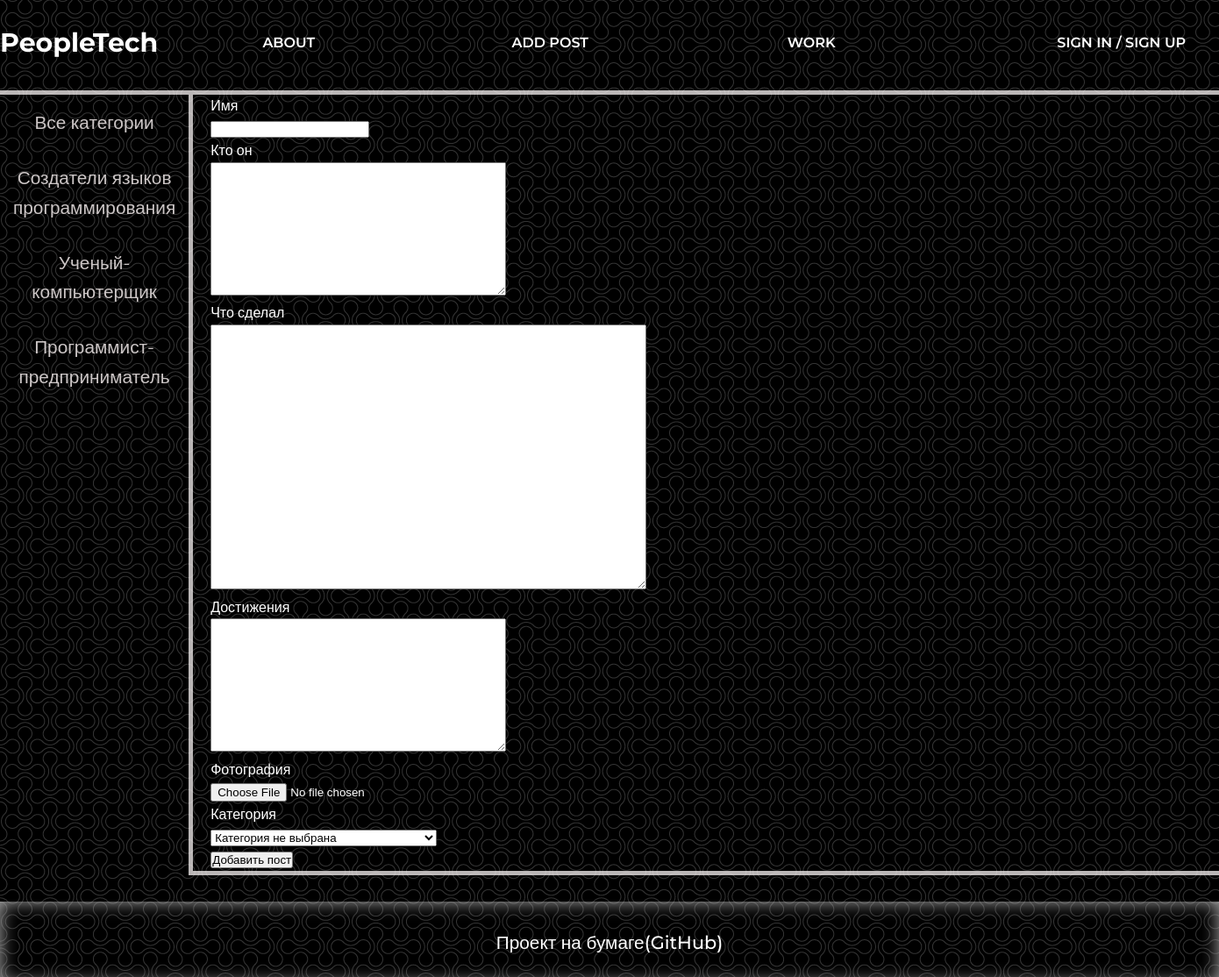
Page /add_post on the committed database.
### people_it/models.py (models this page shows)
class Category(models.Model):
    name = models.CharField(max_length=255, db_index=True)
    slug = models.SlugField(max_length=255, unique=True, db_index=True)
    def get_absolute_url(self):
        return reverse('categories', kwargs={'cat_slug': self.slug})
    def __str__(self):
        return self.name
    class Meta:
        verbose_name = "Категории"
        verbose_name_plural = "Категории"

### people_it/views.py (the view)
# urls.py: path('add_post', AddPost.as_view(), name='add_post'),
class AddPost(DataMixin, CreateView):
    form_class = AddPostForm
    template_name = 'people_it/add_post.html'
    context_object_name = 'form'
    def get_context_data(self, **kwargs):
        context = super().get_context_data(**kwargs)
        add_context = self.get_user_context(title="Создание поста", cat_selected=None)
        return dict(list(context.items()) + list(add_context.items()))

### people_it/forms.py (shortened to what this page needs)
class AddPostForm(forms.ModelForm):
    def __init__(self, *args, **kwargs):
        super().__init__(*args, **kwargs)
        self.fields['cat'].empty_label = "Категория не выбрана"
    class Meta:
        model = PeopleIt
        fields = ("name", "who_is", "what_did","achievements", "photo", "cat")
        widgets = {
            'name': forms.TextInput(attrs={"class":"form_input"}),
            'what_did': forms.Textarea(attrs={"cols":60, "rows":20})
        }

### people_it/utils.py (called while the page is built)
    def get_user_context(self, **kwargs):
        context = kwargs
        context["menu"] = menu
        if 'cat_selected' not in context:
            context['cat_selected'] = "all-categories"
        context["cats"] = Category.objects.all()
        return context

### people_it/templates/people_it/add_post.html (shortened to what this page needs)
{% extends "people_it/base.html" %}
{% block content %}
<div class="form_body">
    <form action="{% url 'add_post' %}" method="POST", enctype="multipart/form-data">
        {% for form_item in form %}
            <label for="{{ form_item.if_for_label }}" class="form_label">{{ form_item.label }} </label><p class="form_content">{{form_item}}</p>
        {% endfor %}
        <button type="submit" class="btn_submit">Добавить пост</button>
    </form>
</div>
{% endblock %}

### people_it/templates/people_it/base.html (shortened to what this page needs)
{% load static %}
<!DOCTYPE html>
<html lang="en">
<head>
    <link rel="stylesheet" href="{% static 'people_it/css/FirstCss.css' %}">
</head>
<body>
<div class="wrapper">
    <div class="content">
        <header class="header">
            <div class="container">
                <div class="header_inner">
                    <a href ='{% url "home" %}' class="header_logo">PeopleTech</a>
                    <nav class="header_nav">
                        {% block menu %}
                        {% for menu in menu %}
                        <div class="header_items"><a href="{% url menu.url_name %}" class="header_links">{{ menu.name }}</a></div>
                        {% endfor %}
                        {% if user.is_authenticated %}
                            <div class="header_last_item">{{user.username }} / <a href="{% url 'logout' %}" class="header_links">LogOut</a></div>
                        {% else %}
                            <div class="header_last_item"><a href="{% url 'login' %}" class="header_links">Sign In</a> / <a href="{% url 'register' %}" class="header_links">Sign Up</a></div>
                        {% endif %}
                        {% endblock %}
                    </nav>
                </div>
            </div>
        </header>
        <div class="container">
            <div class="content_inner">
                <nav class="content_cats">
                {% block categories %}
                {% if cat_selected == "all-categories" %}
                    <div class="cats_items"><div class="cats_selected">Все категории</div></div>
                {% else %}
                    <div class="cats_items"><a href="{% url 'home' %}" class="cats_links">Все категории</a></div>
                {% endif %}
                {% for cat in cats %}
                {% if cat_selected == cat %}
                    <div class="cats_items"><div class="cats_selected">{{cat.name}}</div></div>
                {% else %}
                    <div class="cats_items"><a href="{{ cat.get_absolute_url }}" class="cats_links">{{cat.name}}</a></div>
                {% endif %}
                {% endfor %}
                {% endblock %}
                </nav>
                <div class="content_posts">
                {% block content %}
                {% endblock %}
                </div>
            </div>
        </div>
        <div>
        <div class="footer">
            <div class="footer_row">
                <div class="footer_item"><a href="https://github.com/Kirill-Makarov-genius/First-Django-Project" class="footer_link">Проект на бумаге(GitHub)</a></div>
            </div>
        </div>
    </div>
</div>
</body>
</html>

### people_it/static/people_it/css/FirstCss.css (style rules this page uses)
html { background: url(../images/fon.png) repeat; margin: 0 auto; }
body { font-family: 'Montserrat', sans-serif; font-size: 1em; line-height: 1.6; color: rgb(255, 255, 255); margin:0; padding:0; }
* { margin: 0; padding: 0; }
.wrapper { display: flex; flex-direction: column; }
.container { margin: 0 auto; max-width: 1500px; width: 100%; }
.content { width: 100%; height: 100%; }
.content_inner { display: flex; }
.content_cats { display: flex; flex-direction: column; max-width: 20%; }
.cats_items { margin: 15px; align-items: center; text-align: center; font-size: 1.3em; text-align: center; text-decoration: none; }
.cats_links { position: relative; text-decoration: none; color: rgb(204, 198, 198); transition: color .1s linear; }
.cats_links:after { content: ""; opacity: 0; width: 100%; height: 0px; position: absolute; top: 100%; left: 0; z-index: 1; transition: opacity .1s linear; background-color: #fce38a; }
.content_posts { min-width: 90%; display: flex; flex-direction: column; border-left: 5px solid rgb(241, 236, 236, 0.774); border-right: 5px solid rgb(241, 236, 236, 0.774); border-bottom: 5px solid rgb(241, 236, 236, 0.774); margin-bottom: 30px; }
.header { border-bottom: 5px solid rgba(241, 236, 236, 0.774); min-width: 100%; }
.header_inner { display: flex; padding-top: 25px; margin-bottom: 30px; }
.header_logo { display: inline-block; font-size: 30px; color: #ffff; font-weight: 700; text-decoration: none; }
.header_nav { display: flex; flex: 1 1 auto; font-size: 16px; font-weight: 600; text-transform: uppercase; align-items: center; min-width: 100%; }
.header_items { width: 20%; text-align: center; margin: 0 10px; }
.header_last_item { text-align: right; width: 20%; }
.header_links { color: #ffff; position: relative; text-decoration: none; transition: color .1s linear; }
.header_links:after { content: ""; opacity: 0; width: 100%; height: 3px; position: absolute; top: 100%; left: 0; z-index: 1; transition: opacity .1s linear; background-color: #fce38a; }
.form_body { display: flex; margin-left: 20px; justify-content: left; }
.footer { display: flex; justify-content: center; align-items: center; box-shadow: 0px 0px 20px rgb(180, 180, 180) inset; padding: 30px; flex: 1 1 auto; }
.footer_item { font-size: 1.3em; font-weight: 500; }
.footer_link { text-decoration: none; color: rgb(255, 255, 255); }

### rows in the picture
Category: name "Создатели языков программирования"
Category: name "Ученый-компьютерщик"
Category: name "Программист-предприниматель"

### other values in the picture
{{ menu.name }} "ABOUT" "ADD POST" "WORK"
